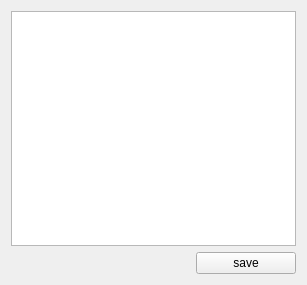
<?xml version="1.0" encoding="UTF-8"?>
<ui version="4.0">
 <class>RawComponent</class>
 <widget class="QWidget" name="RawComponent">
  <property name="geometry">
   <rect>
    <x>0</x>
    <y>0</y>
    <width>307</width>
    <height>285</height>
   </rect>
  </property>
  <property name="windowTitle">
   <string>Form</string>
  </property>
  <layout class="QGridLayout" name="gridLayout">
   <item row="2" column="0">
    <layout class="QHBoxLayout" name="horizontalLayout">
     <property name="spacing">
      <number>0</number>
     </property>
     <item>
      <spacer name="horizontalSpacer">
       <property name="orientation">
        <enum>Qt::Horizontal</enum>
       </property>
       <property name="sizeHint" stdset="0">
        <size>
         <width>40</width>
         <height>20</height>
        </size>
       </property>
      </spacer>
     </item>
     <item>
      <widget class="QPushButton" name="btnSave">
       <property name="minimumSize">
        <size>
         <width>100</width>
         <height>0</height>
        </size>
       </property>
       <property name="text">
        <string>save</string>
       </property>
      </widget>
     </item>
    </layout>
   </item>
   <item row="1" column="0">
    <widget class="QPlainTextEdit" name="rawComponentEdit"/>
   </item>
  </layout>
 </widget>
 <resources/>
 <connections/>
</ui>
